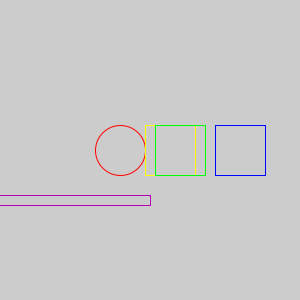
Frame 1 (no input)
Frame 60 (the mouse pressed at the canvas centre just before this capture): identical to frame 1, image omitted
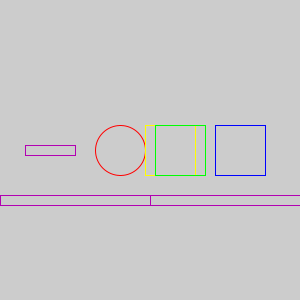
Frame 120 (the mouse held since frame 60 and released just before this capture)

The Processing sketch that drew these frames (run headless with seeded random() and noise(); from frame 60 on, the mouse is pressed at the canvas centre):

// Processing sketch: processing_18536
// ── processing_18536.pde

void setup(){
  size(300,300);
  int x = 120;
  colorMode(RGB,100);
  
  noFill();
  stroke(100,0,0);
  ellipse(x,height/2,50,50);
  
  noFill();
  stroke(100,100,0);
  rectMode(CENTER);
  rect(x + 50,height/2,50,50);
  
  noFill();
  stroke(0,0,100);
  rect(x*2,height/2,50,50);
  
  noFill();
  stroke(0,100,0);
  rect(width - x,height/2,50,50);

  //static forms created in void setup;

}

void draw(){
  noFill();
  stroke(70,0,70);
  rect(mouseX,height/2 + 50,300,10);
  
  //horizontal banding produced by shapes following mouseX;
  
  if (mousePressed == true)  {
    noFill();
    stroke(70,0,70);
  } else  {
    noFill();
    noStroke();
  }
  rect(width/2 - 100,mouseY,50,10);

  //vertical banding produced through mousePressed; position follows mouseY;
}
